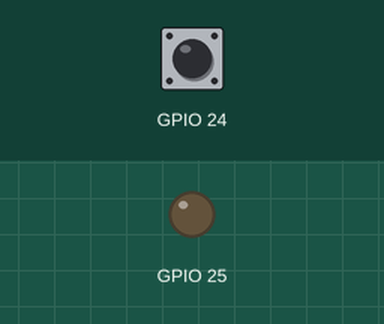
Recording of a program running on a simulated Raspberry Pi (BCM pin numbers). On the bench: output pins drawn as LEDs (lit = HIGH). The test bench sets the inputs (shaded band); at power-on: GPIO 24 LOW.

Above: at 1.2 s.
1.3 s: GPIO 24 pulled HIGH for 0.15 s
At 1.9 s:
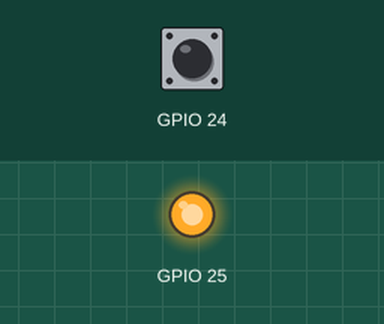
2.9 s: GPIO 24 pulled HIGH for 1 s
At 4.3 s:
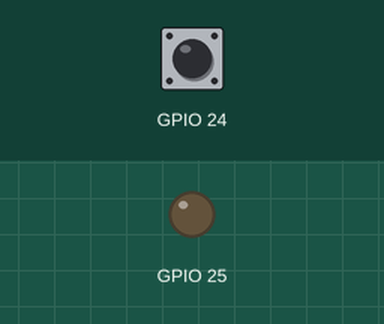
5.4 s: GPIO 24 pulled HIGH for 3.2 s
At 6.2 s:
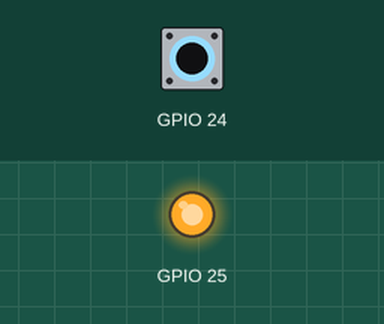
Timing chart, 0 to 8.4 s (numbered marks = the images above; inputs shaded):
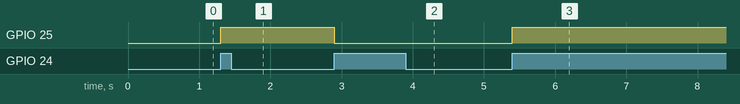

Measured:
- after the input at 1.3 s, GPIO 25: LOW → HIGH at once
- after the input at 2.9 s, GPIO 25: HIGH → LOW at once
- after the input at 5.4 s, GPIO 25: LOW → HIGH at once

The program:

sw-pd-event.py
```python
import RPi.GPIO as GPIO
from time import sleep

def my_callback(channel):
    global ledState
    if channel==24:
        ledState = not ledState
        #if ledState == GPIO.HIGH:
        #    GPIO.output(25, GPIO.HIGH)
        #else:
        #    GPIO.output(25, GPIO.LOW)
        GPIO.output(25, ledState)

GPIO.setmode(GPIO.BCM)
GPIO.setup(25, GPIO.OUT, initial=GPIO.LOW)
GPIO.setup(24, GPIO.IN, pull_up_down=GPIO.PUD_DOWN)
GPIO.add_event_detect(24, GPIO.RISING, callback=my_callback, bouncetime=200)

ledState = GPIO.LOW

try:
    while True:
        sleep(0.01)

except KeyboardInterrupt:
    pass

GPIO.cleanup()
```
